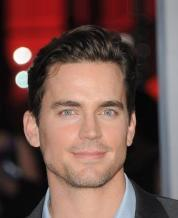
#> input picture task1/validation-set/test (1).jpg, 178 x 218 px, found by its file name; its folder holds only this picture in this run
$ python validation.py
#> lines starting #> are read from the running program, lines starting #| are printed output that depends on the picture; after the words box and inside, x2 and y2 are one past the last pixel; in counts of white or black regions, pixels touching at a corner belong together
import cv2
import os

dir_path = os.path.dirname(os.path.realpath(__file__))
scl = 1


for i in range(1,13):
    name = f'\\validation-set\\test ({i}).jpg'
    img = cv2.imread(dir_path + name)
#> img is the input picture: shape (218, 178, 3); mean B, G, R 76.1, 82.1, 112.5
    cv2.imshow(name, img)
    img = cv2.flip(img, 1)
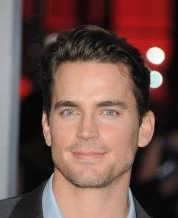
#> img: shape (218, 178, 3); mean B, G, R 76.1, 82.1, 112.5
    imgSmall = cv2.resize(img, (0,0), None, 1/scl, 1/scl)
    imgSmall = cv2.cvtColor(imgSmall, cv2.COLOR_BGR2GRAY)
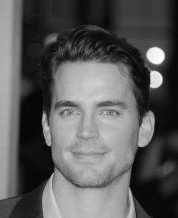
#> imgSmall: shape (218, 178); min 0, max 254, mean 90.5
    imgSmall = cv2.equalizeHist(imgSmall)
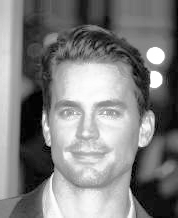
#> imgSmall: shape (218, 178); min 0, max 255, mean 128.5

    try: face_cascade = cv2.CascadeClassifier(dir_path + '/cascade/cascade.xml')
    except: face_cascade = cv2.CascadeClassifier(dir_path + '\\cascade\\cascade.xml')
    faces = face_cascade.detectMultiScale(imgSmall, scaleFactor=1.05, minNeighbors=3)
#> faces = [[31, 61, 124, 124]]

    for (x, y, w, h) in [i*scl for i in faces]:
        cv2.rectangle(img, (x, y), (x+w, y+h), (255, 0, 0), 2)
#> this loop made 1 pass
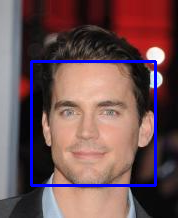
#> img: shape (218, 178, 3); 3.82% of pixels changed, all inside (x1, y1, x2, y2) = (30, 60, 157, 187)
#> (the run stopped early here; a loop or call above may not have finished)
